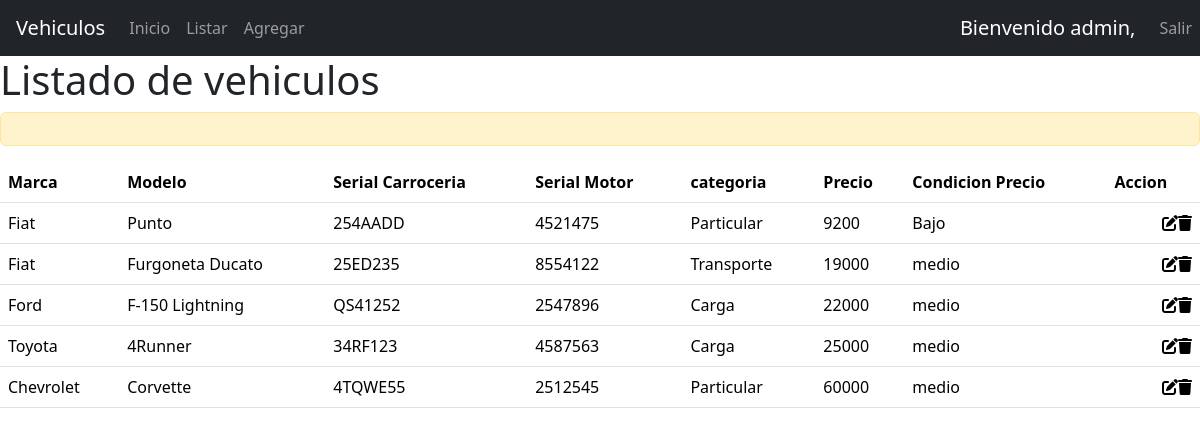
Screenshot of /vehiculo/listar (signed in) with the database file from the repository.
### vehiculos/models.py (models this page shows, shortened)
class vehiculos(models.Model):
    options = [
        ["Fiat", "Fiat"],
        ["Chevrolet", "Chevrolet"],
        ["Ford", "Ford"],
        ["Toyota", "Toyota"]
    ]
    marca = models.CharField(max_length=20, choices = options)
    modelo = models.CharField(max_length=100)
    serie_carroceria = models.CharField(max_length=50)
    serie_motor = models.CharField(max_length=50)
    options = [
        ["Particular", "Particular"],
        ["Transporte", "Transporte"],
        ["Carga", "Carga"],
        ]
    categoria = models.CharField(max_length=50,choices = options,default='Particular')
    precio = models.PositiveIntegerField()
    fecha_creacion = models.DateTimeField(auto_now=True)
    fecha_modificiacion = models.DateTimeField(null=True)
    class Meta:
        permissions = PERMISOS

### vehiculos/views.py (the view)
# urls.py: path('vehiculo/listar', views.listar, name='listar'),
def listar(request):
    if request.user.is_authenticated:
        lista_v = vehiculos.objects.filter()
        return render(request, 'listar.html', {'lista_v': lista_v})
    else:
        return render(request, 'listar.html', {'error': "Inicie sesión para visualizar la Informacion"})

### vehiculos/templates/listar.html (shortened to what this page needs)
{% extends 'base.html' %}
{% block content %}
<h1>Listado de vehiculos</h1>
<div class="alert alert-warning" role="alert">
</div>
<table class="table">
    <thead>
        <tr>
            <th scope="col">Marca</th>
            <th scope="col">Modelo</th>
            <th scope="col">Serial Carroceria</th>
            <th scope="col">Serial Motor</th>
            <th scope="col">categoria</th>
            <th scope="col">Precio</th>
            <th scope="col">Condicion Precio</th>
            <th scope="col">Accion</th>
        </tr>
    </thead>
    <tbody>
        {% for lista in lista_v %}
        <tr>
            <td> {{lista.marca}}</td>
            <td> {{lista.modelo}}</td>
            <td> {{lista.serie_carroceria}}</td>
            <td> {{lista.serie_motor}}</td>
            <td> {{lista.categoria}}</td>
            <td> {{lista.precio}}</td>
            {% if lista.precio > 0 and lista.precio < 10000 %} <td>Bajo</td>{% endif %}
                {% if lista.precio > 9999 and lista.precio < 300000 %} <td>medio</td>{% endif %}
                    <td>
                        {% if user.is_authenticated %}
                        {% if perms.vehiculos.add_vehiculomodel %}
                        <div class="d-flex justify-content-end">
                            <a class="nav-link active" aria-current="page" href="/vehiculo/editar/{{lista.id}}"><i
                                    class="fa-solid fa-pen-to-square"></i></a>
                            <a class="nav-link active" aria-current="page" href="/vehiculo/eliminar/{{lista.id}}"><i
                                    class="fa-solid fa-trash"></i></a>
                            {% endif %}
                            {% endif %}
                        </div>
                    </td>
        </tr>
        {% endfor %}
    </tbody>
</table>
{% endblock %}

### vehiculos/templates/base.html (shortened to what this page needs)
<!DOCTYPE html>
<html lang="en">
<head>
    {% load bootstrap5 %}
    {% bootstrap_css %}
</head>
<body>
    <nav class="navbar navbar-expand-lg navbar-dark bg-dark">
        <a class="navbar-brand" href="#">
            <a class="navbar-brand">Vehiculos</a>
        </a>
        <div class="collapse navbar-collapse" id="navbarNavDropdown">
            <ul class="navbar-nav">
                <li class="nav-item">
                    <a class="nav-link" href="/">Inicio</a>
                </li>
                {% if user.is_authenticated %}
                {% if perms.vehiculos.visualizar_catalogo %}
                <li class="nav-item">
                    <a class="nav-link" href="/vehiculo/listar">Listar</a>
                </li>
                {% endif %}
                {% if perms.vehiculos.add_vehiculomodel %}
                <li class="nav-item">
                    <a class="nav-link" href="/vehiculo/add">Agregar</a>
                </li>
                {% endif %}
                {% endif %}
            </ul>
            <ul class="navbar-nav ms-auto mb-2 mb-lg-0">
                <a class="navbar-brand" href="#">
                    {% if user.is_authenticated %}
                    <a class="navbar-brand">Bienvenido {{request.user.username}},</a>
                    <li class="nav-item">
                        <a class="nav-link" href="/salir">Salir</a>
                    </li>
                    {% endif %}
                </a>
            </ul>
        </div>
    </nav>
    <div>
        {% block content %}
        {% endblock %}
    </div>
</body>
</html>

### rows the page displays
vehiculos: marca "Fiat", modelo "Punto", serie_carroceria "254AADD", serie_motor "4521475", categoria "Particular", precio "9200", shows "Bajo"
vehiculos: marca "Fiat", modelo "Furgoneta Ducato", serie_carroceria "25ED235", serie_motor "8554122", categoria "Transporte", precio "19000", shows "medio"
vehiculos: marca "Ford", modelo "F-150 Lightning", serie_carroceria "QS41252", serie_motor "2547896", categoria "Carga", precio "22000", shows "medio"
vehiculos: marca "Toyota", modelo "4Runner", serie_carroceria "34RF123", serie_motor "4587563", categoria "Carga", precio "25000", shows "medio"
vehiculos: marca "Chevrolet", modelo "Corvette", serie_carroceria "4TQWE55", serie_motor "2512545", categoria "Particular", precio "60000", shows "medio"

### other values shown
{{ request.user.username }} "admin"
